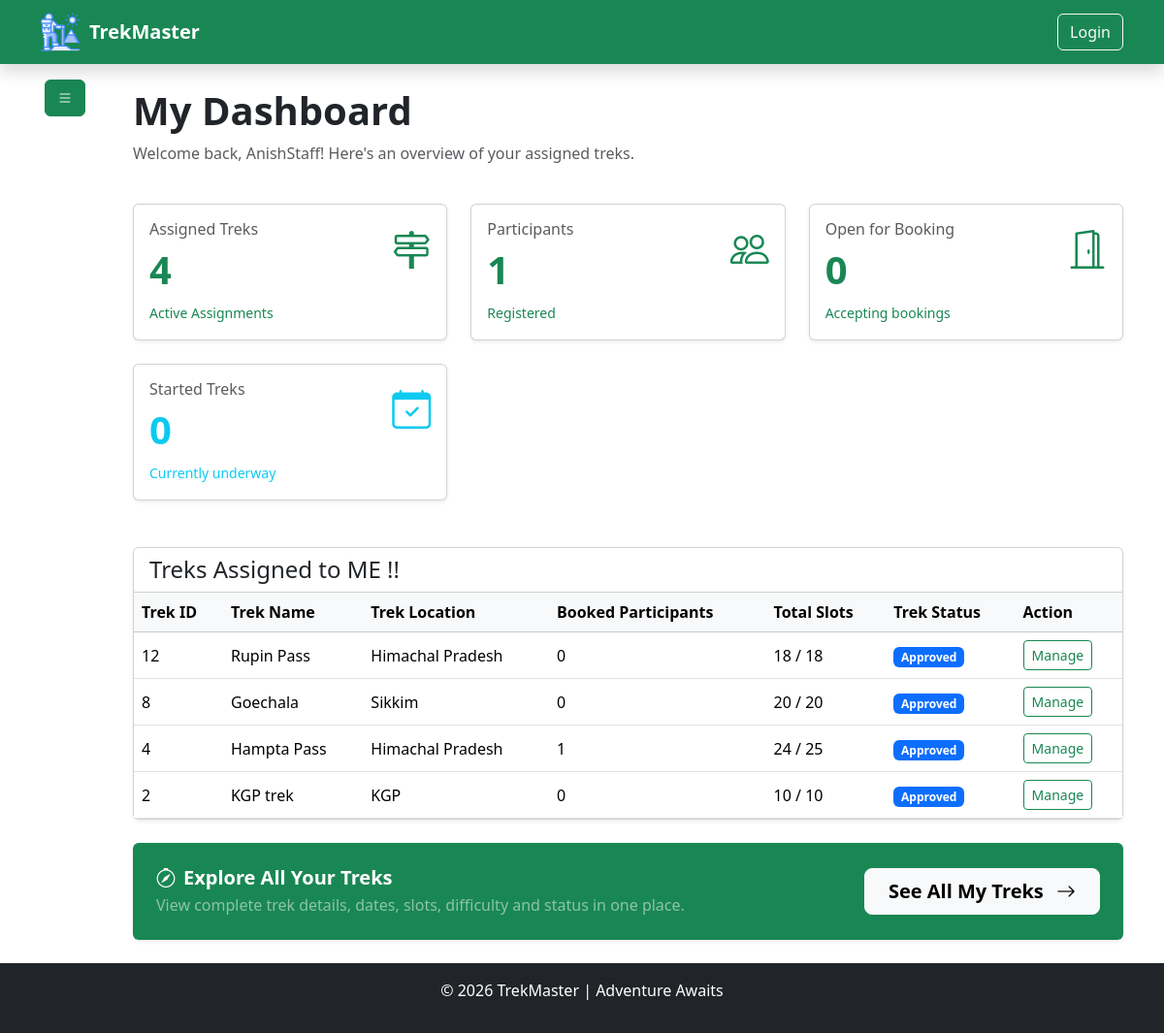
The page /trekstaff/dashboard (signed in) on the database as committed earlier.
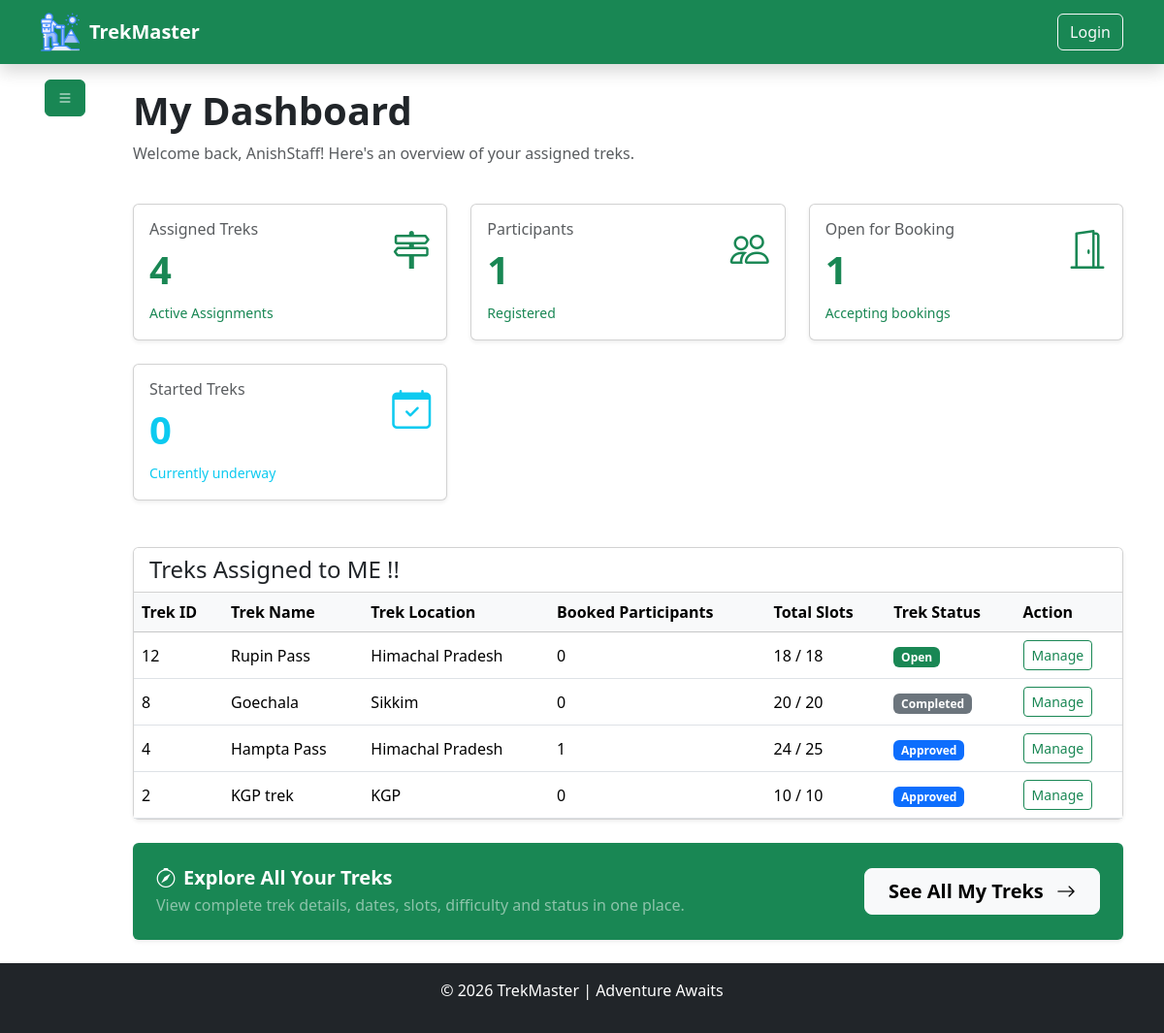
The same page on the database as committed later.
### model/model.py (models this page shows, shortened)
class BaseModel(TimeStampMixin, db.Model):
    __abstract__ = True  ## means this class is not a table in the database, but it can be inherited by other models to have common fields [new concept of abstract base class in SQLAlchemy]
    id = db.Column(db.Integer, primary_key=True)

class UserModel(BaseModel):  ## trekkers [by default] , staff [call StaffModel] , admin [programitically created]
    __tablename__ = "users"
    username = db.Column(db.String(50), nullable=False)
    email = db.Column(db.String(100), unique=True, nullable=False)
    phone = db.Column(db.String(15), unique=True, nullable=False)
    password_hash = db.Column(db.String(128), nullable=False)
    role = db.Column(db.Enum(UserRole), default=UserRole.TREKKER, nullable=False)
    """
    # db.Enum is used to store the enum values in the database as strings, and it will automatically handle the conversion between the enum and the string representation in the database.
    # raw syntax : db.Enum("admin" , "user" , "staff" , name = "user_roles")  # this is the raw syntax to create enum in SQLAlchemy, but we are using python enum class to create enum and then using it in the model.
    """
    is_active = db.Column(db.Boolean, default=True, nullable=False)
    is_blacklisted = db.Column(db.Boolean, default=False, nullable=False)
    blacklisted_reason = db.Column(db.String(500), nullable=True)
    bookings = db.relationship(
        "BookingModel",  ## here we specify the python model name not the table name
        backref=db.backref("user", lazy=True), # gives booking132.user to access the user who made the booking
        foreign_keys="BookingModel.user_id",  # which foreign key should be used
        lazy=True,
        cascade="all, delete-orphan",  # if a user is deleted, all their bookings will be deleted as well
    )
    staff_profile = db.relationship(
        "StaffModel",
        backref=db.backref("user", uselist=False),
        uselist=False,
        cascade="all, delete-orphan",
    )
    reviews = db.relationship(
        "TrekReviewModel",
        backref=db.backref("user", lazy=True),
        foreign_keys="TrekReviewModel.user_id",
        lazy=True,
        cascade="all, delete-orphan",
    )

class TrekModel(BaseModel):
    __tablename__ = "treks"
    name = db.Column(db.String(100), nullable=False)
    location = db.Column(db.String(100), nullable=False)
    difficulty = db.Column(db.Enum(TrekDifficulty), nullable=False)
    duration = db.Column(db.Integer, nullable=False)  # in days
    total_slots = db.Column(db.Integer, nullable=False, default=10)
    available_slots = db.Column(db.Integer, nullable=False, default=10)
    price = db.Column(db.Numeric(10, 2), nullable=False)
    description = db.Column(db.String(600), nullable=True)
    image_url = db.Column(db.String(200), nullable=True)
    starting_at = db.Column(db.DateTime, nullable=False, default=datetime.utcnow)
    ending_at = db.Column(db.DateTime, nullable=False)
    status = db.Column(db.Enum(TrekStatus), default=TrekStatus.PENDING, nullable=False)
    assigned_staff_id = db.Column(db.Integer, db.ForeignKey("staffs.id"), nullable=True)
    bookings = db.relationship(
        "BookingModel", backref=db.backref("trek", lazy=True), lazy=True, cascade="all, delete-orphan"
    )  # one to many relationship with BookingModel
    reviews = db.relationship(
        "TrekReviewModel", backref=db.backref("trek", lazy=True), lazy=True, cascade="all, delete-orphan"
    )  # one to many relationship with ReviewModel
    __table_args__ = (
        db.CheckConstraint(
            "available_slots <= total_slots", name="check_available_slots"
        ),
        db.CheckConstraint("starting_at < ending_at", name="ending before start constraint"),
        db.CheckConstraint("price >= 0", name="zero_price_constraint"),
    )

### utils/authentication.py (the view)
    def wrapper(*args , **kwargs):
        if "user_id" not in session:
            flash("Please log in to access this page.", "danger")
            return redirect("/auth/login")
        user = UserModel.query.filter_by(id=session["user_id"]).first()
        if not user:
            flash("User not found.", "danger")
            return redirect("/auth/login")
        return func(
            *args,
            **kwargs
        )

### controller/trek_staff_controller.py (called while the page is built)
def get_current_staff():
    user_id = session.get("user_id")
    return StaffModel.query.filter_by(user_id=user_id).first()

def load_trek_stats(treks):
    for trek in treks:
        trek.booked_participants = len(
            [b for b in trek.bookings if b.status == BookingStatus.BOOKED]
        )
    return treks

### routes/trek_staff_routes.py (called while the page is built)
@trek_staff_bp.route("/dashboard")
@is_logged_in
@role_required(UserRole.STAFF)
def dashboard():
    return trek_staff_ctrl.dashboard()

### utils/authentication.py (called while the page is built)
def is_logged_in(func):
    def wrapper(*args , **kwargs):
        if "user_id" not in session:
            flash("Please log in to access this page.", "danger")
            return redirect("/auth/login")
        user = UserModel.query.filter_by(id=session["user_id"]).first()
        if not user:
            flash("User not found.", "danger")
            return redirect("/auth/login")
        return func(
            *args,
            **kwargs
        )
    wrapper.__name__ = func.__name__
    wrapper.__doc__ = func.__doc__
    wrapper.__module__ = func.__module__
    return wrapper

### templates/trekStaff/dashboard.html (shortened to what this page needs)
{% extends "base.html" %}
{% block content %}
<div class="container">
    <div class="row">
        <div class="col-1 p-0">
            {% include "trekStaff/sidebar.html" %}
        </div>
        <div class="col-11">
            <div class="py-4">
                <h1 class="fw-bold">
                    My Dashboard
                </h1>
                <p class="text-muted">
                    Welcome back{% if user %}, {{ user.username }}{% endif %}! Here's an overview of your assigned treks.
                </p>
                <div class="row g-4 mt-2">
                    <div class="col-md-6 col-lg-4">
                        <div class="card shadow-sm">
                            <div class="card-body">
                                <div class="d-flex justify-content-between">
                                    <div>
                                        <h6 class="text-muted">
                                            Assigned Treks
                                        </h6>
                                        <h1 class="fw-bold text-success">
                                            {{ total_assigned_treks }}
                                        </h1>
                                        <small class="text-success">
                                            Active Assignments
                                        </small>
                                    </div>
                                    <i class="bi bi-signpost-2 fs-1 text-success"></i>
                                </div>
                            </div>
                        </div>
                    </div>
                    <div class="col-md-6 col-lg-4">
                        <div class="card shadow-sm">
                            <div class="card-body">
                                <div class="d-flex justify-content-between">
                                    <div>
                                        <h6 class="text-muted">
                                            Participants
                                        </h6>
                                        <h1 class="fw-bold text-success">
                                            {{ total_participants }}
                                        </h1>
                                        <small class="text-success">
                                            Registered
                                        </small>
                                    </div>
                                    <i class="bi bi-people fs-1 text-success"></i>
                                </div>
                            </div>
                        </div>
                    </div>
                    <div class="col-md-6 col-lg-4">
                        <div class="card shadow-sm">
                            <div class="card-body">
                                <div class="d-flex justify-content-between">
                                    <div>
                                        <h6 class="text-muted">
                                            Open for Booking
                                        </h6>
                                        <h1 class="fw-bold text-success">
                                            {{ open_treks_count }}
                                        </h1>
                                        <small class="text-success">
                                            Accepting bookings
                                        </small>
                                    </div>
                                    <i class="bi bi-door-open fs-1 text-success"></i>
                                </div>
                            </div>
                        </div>
                    </div>
                    <div class="col-md-6 col-lg-4">
                        <div class="card shadow-sm">
                            <div class="card-body">
                                <div class="d-flex justify-content-between">
                                    <div>
                                        <h6 class="text-muted">
                                            Started Treks
                                        </h6>
                                        <h1 class="fw-bold text-info">
                                            {{ started_treks_count }}
                                        </h1>
                                        <small class="text-info">
                                            Currently underway
                                        </small>
                                    </div>
                                    <i class="bi bi-calendar-check fs-1 text-info"></i>
                                </div>
                            </div>
                        </div>
                    </div>
                </div>
                <div class="card shadow-sm mt-5">
                    <div class="card-header bg-white">
                        <h4 class="mb-0">
                             Treks Assigned to ME !!
                        </h4>
                    </div>
                    <div class="table-responsive">
                        <table class="table table-hover align-middle mb-0">
                            <thead class="table-light">
                                <tr>
                                    <th>Trek ID</th>
                                    <th>Trek Name</th>
                                    <th>Trek Location</th>
                                    <th>Booked Participants</th>
                                    <th>Total Slots</th>
                                    <th>Trek Status</th>
                                    <th>Action</th>
                                </tr>
                            </thead>
                            <tbody>
                                {% for trek in assigned_treks %}
                                <tr>
                                    <td>{{ trek.id }}</td>
                                    <td>{{ trek.name }}</td>
                                    <td>{{ trek.location }}</td>
                                    <td>{{ trek.booked_participants }}</td>
                                    <td>{{ trek.available_slots }} / {{ trek.total_slots }}</td>
                                    <td>
                                        {% if trek.status.value == 'open' %}
                                        <span class="badge bg-success">Open</span>
                                        {% elif trek.status.value == 'closed' %}
                                        <span class="badge bg-danger">Closed</span>
                                        {% elif trek.status.value == 'started' %}
                                        <span class="badge bg-info">Started</span>
                                        {% elif trek.status.value == 'completed' %}
                                        <span class="badge bg-secondary">Completed</span>
                                        {% elif trek.status.value == 'approved' %}
                                        <span class="badge bg-primary">Approved</span>
                                        {% else %}
                                        <span class="badge bg-light text-dark text-capitalize">{{ trek.status.value }}</span>
                                        {% endif %}
                                    </td>
                                    <td>
                                        <a href="/trekstaff/manage-trek/{{ trek.id }}" class="btn btn-outline-success btn-sm">
                                            Manage
                                        </a>
                                    </td>
                                </tr>
                                {% endfor %}
                            </tbody>
                        </table>
                    </div>
                </div>
                <div class="card shadow-sm mt-4 border-0 bg-success text-white">
                    <div class="card-body d-flex flex-column flex-md-row align-items-md-center justify-content-between gap-3 p-4">
                        <div>
                            <h5 class="fw-bold mb-1 d-flex align-items-center gap-2">
                                <i class="bi bi-compass"></i>
                                Explore All Your Treks
                            </h5>
                            <p class="mb-0 text-white-50">
                                View complete trek details, dates, slots, difficulty and status in one place.
                            </p>
                        </div>
                        <a href="/trekstaff/my-treks" class="btn btn-light btn-lg fw-semibold px-4">
                            See All My Treks
                            <i class="bi bi-arrow-right ms-2"></i>
                        </a>
                    </div>
                </div>
            </div>
        </div>
    </div>
</div>
{% endblock %}

### templates/Base.html (shortened to what this page needs)
<!doctype html>
<html lang="en">
  <head>
    <link
      href="https://cdn.jsdelivr.net/npm/bootstrap@5.3.8/dist/css/bootstrap.min.css"
      rel="stylesheet"
    />
     <link href="https://cdn.jsdelivr.net/npm/bootstrap-icons@1.13.1/font/bootstrap-icons.min.css" rel="stylesheet">
  </head>
<body class="d-flex flex-column min-vh-100">
    {% include 'inclues/navbar.html' %}
     <div class="flex-grow-1">
        {% block content %} {% endblock %}
     </div>
    {% include 'inclues/footer.html' %}
</body>
</html>

### templates/inclues/navbar.html (shortened to what this page needs)
<nav class="navbar navbar-expand-lg navbar-dark bg-success shadow">
    <div class="container">
        <a class="navbar-brand fw-bold d-flex align-items-center" href="/">
            <img src="../../static/hiking.png" alt="" style="width: 40px; height: 40px; margin-right: 10px;">
            <span>TrekMaster</span>
        </a>
        <div class="collapse navbar-collapse" id="navbarNav">
            <ul class="navbar-nav ms-auto">
                <li class="nav-item">
                    <a class="btn btn-outline-light" href="/auth/login">Login</a>
                </li>
            </ul>
        </div>
    </div>
</nav>

### templates/trekStaff/sidebar.html (shortened to what this page needs)
<button
    class="btn btn-success m-3"
    type="button"
    data-bs-toggle="offcanvas"
    data-bs-target="#staffSidebar"
    aria-controls="staffSidebar">
    <i class="bi bi-list"></i>
</button>

### templates/inclues/footer.html
<footer class="bg-dark text-white text-center py-3">
    <div class="container">
        <p class="">
            © 2026 TrekMaster | Adventure Awaits
        </p>
    </div>
</footer>

Rows that differ between the two databases and show on the page:
changed TrekModel "Rupin Pass": status "Approved" → "Open"
changed TrekModel "Goechala": status "Approved" → "Completed"
Other text that changed with them:
{{ open_treks_count }}: "0" → "1"
